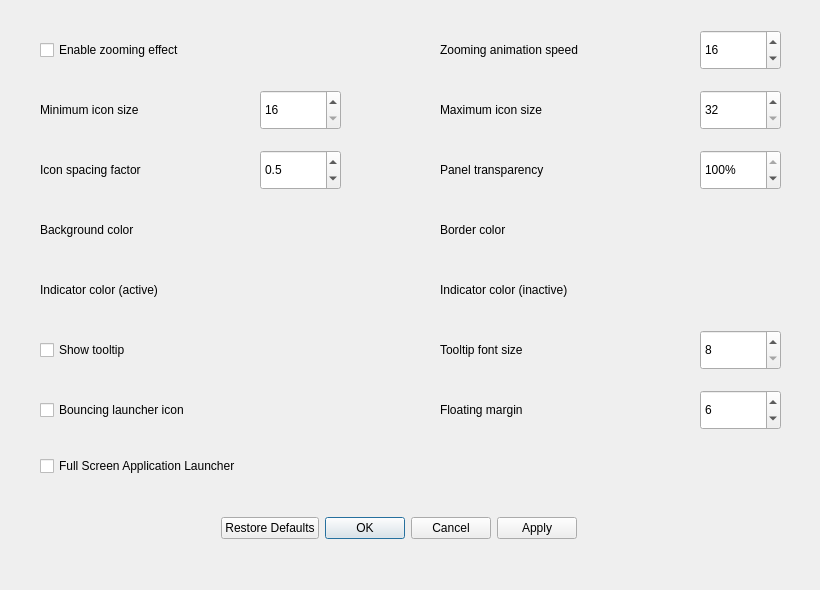
<?xml version="1.0" encoding="UTF-8"?>
<ui version="4.0">
 <class>AppearanceSettingsDialog</class>
 <widget class="QDialog" name="AppearanceSettingsDialog">
  <property name="geometry">
   <rect>
    <x>0</x>
    <y>0</y>
    <width>820</width>
    <height>590</height>
   </rect>
  </property>
  <property name="windowTitle">
   <string>Appearance Settings</string>
  </property>
  <widget class="QCheckBox" name="fullScreenApplicationLauncher">
   <property name="geometry">
    <rect>
     <x>40</x>
     <y>450</y>
     <width>360</width>
     <height>32</height>
    </rect>
   </property>
   <property name="text">
    <string>Full Screen Application Launcher</string>
   </property>
  </widget>
  <widget class="QDialogButtonBox" name="buttonBox">
   <property name="geometry">
    <rect>
     <x>34</x>
     <y>510</y>
     <width>730</width>
     <height>36</height>
    </rect>
   </property>
   <property name="orientation">
    <enum>Qt::Orientation::Horizontal</enum>
   </property>
   <property name="standardButtons">
    <set>QDialogButtonBox::StandardButton::Apply|QDialogButtonBox::StandardButton::Cancel|QDialogButtonBox::StandardButton::Ok|QDialogButtonBox::StandardButton::RestoreDefaults</set>
   </property>
   <property name="centerButtons">
    <bool>true</bool>
   </property>
  </widget>
  <widget class="QLabel" name="minSizeLabel">
   <property name="geometry">
    <rect>
     <x>40</x>
     <y>90</y>
     <width>220</width>
     <height>40</height>
    </rect>
   </property>
   <property name="text">
    <string>Minimum icon size</string>
   </property>
  </widget>
  <widget class="QSpinBox" name="minSize">
   <property name="geometry">
    <rect>
     <x>260</x>
     <y>90</y>
     <width>81</width>
     <height>40</height>
    </rect>
   </property>
   <property name="minimum">
    <number>16</number>
   </property>
   <property name="maximum">
    <number>64</number>
   </property>
   <property name="singleStep">
    <number>8</number>
   </property>
  </widget>
  <widget class="QLabel" name="maxSizeLabel">
   <property name="geometry">
    <rect>
     <x>440</x>
     <y>90</y>
     <width>220</width>
     <height>40</height>
    </rect>
   </property>
   <property name="text">
    <string>Maximum icon size</string>
   </property>
  </widget>
  <widget class="QSpinBox" name="maxSize">
   <property name="geometry">
    <rect>
     <x>700</x>
     <y>90</y>
     <width>81</width>
     <height>40</height>
    </rect>
   </property>
   <property name="minimum">
    <number>32</number>
   </property>
   <property name="maximum">
    <number>192</number>
   </property>
   <property name="singleStep">
    <number>8</number>
   </property>
  </widget>
  <widget class="QLabel" name="backgroundTransparencyLabel">
   <property name="geometry">
    <rect>
     <x>440</x>
     <y>150</y>
     <width>220</width>
     <height>40</height>
    </rect>
   </property>
   <property name="text">
    <string>Panel transparency</string>
   </property>
  </widget>
  <widget class="QLabel" name="backgroundColorLabel">
   <property name="geometry">
    <rect>
     <x>40</x>
     <y>210</y>
     <width>220</width>
     <height>40</height>
    </rect>
   </property>
   <property name="text">
    <string>Background color</string>
   </property>
  </widget>
  <widget class="QLabel" name="borderColorLabel">
   <property name="geometry">
    <rect>
     <x>440</x>
     <y>210</y>
     <width>220</width>
     <height>40</height>
    </rect>
   </property>
   <property name="text">
    <string>Border color</string>
   </property>
  </widget>
  <widget class="QLabel" name="tooltipFontSizeLabel">
   <property name="geometry">
    <rect>
     <x>440</x>
     <y>330</y>
     <width>220</width>
     <height>40</height>
    </rect>
   </property>
   <property name="text">
    <string>Tooltip font size</string>
   </property>
  </widget>
  <widget class="QSpinBox" name="tooltipFontSize">
   <property name="geometry">
    <rect>
     <x>700</x>
     <y>330</y>
     <width>81</width>
     <height>40</height>
    </rect>
   </property>
   <property name="minimum">
    <number>8</number>
   </property>
   <property name="maximum">
    <number>28</number>
   </property>
   <property name="singleStep">
    <number>2</number>
   </property>
  </widget>
  <widget class="QLabel" name="spacingFactorLabel">
   <property name="geometry">
    <rect>
     <x>40</x>
     <y>150</y>
     <width>220</width>
     <height>40</height>
    </rect>
   </property>
   <property name="text">
    <string>Icon spacing factor</string>
   </property>
  </widget>
  <widget class="QSpinBox" name="backgroundTransparency">
   <property name="geometry">
    <rect>
     <x>700</x>
     <y>150</y>
     <width>81</width>
     <height>40</height>
    </rect>
   </property>
   <property name="suffix">
    <string>%</string>
   </property>
   <property name="maximum">
    <number>100</number>
   </property>
   <property name="singleStep">
    <number>5</number>
   </property>
   <property name="value">
    <number>100</number>
   </property>
  </widget>
  <widget class="QDoubleSpinBox" name="spacingFactor">
   <property name="geometry">
    <rect>
     <x>260</x>
     <y>150</y>
     <width>81</width>
     <height>40</height>
    </rect>
   </property>
   <property name="decimals">
    <number>1</number>
   </property>
   <property name="minimum">
    <double>0.100000000000000</double>
   </property>
   <property name="maximum">
    <double>0.900000000000000</double>
   </property>
   <property name="singleStep">
    <double>0.100000000000000</double>
   </property>
   <property name="value">
    <double>0.500000000000000</double>
   </property>
  </widget>
  <widget class="QLabel" name="floatingMarginLabel">
   <property name="geometry">
    <rect>
     <x>440</x>
     <y>390</y>
     <width>200</width>
     <height>40</height>
    </rect>
   </property>
   <property name="text">
    <string>Floating margin</string>
   </property>
  </widget>
  <widget class="QSpinBox" name="floatingMargin">
   <property name="geometry">
    <rect>
     <x>700</x>
     <y>390</y>
     <width>81</width>
     <height>40</height>
    </rect>
   </property>
   <property name="minimum">
    <number>2</number>
   </property>
   <property name="maximum">
    <number>32</number>
   </property>
   <property name="singleStep">
    <number>2</number>
   </property>
   <property name="value">
    <number>6</number>
   </property>
  </widget>
  <widget class="QLabel" name="activeIndicatorLabel">
   <property name="geometry">
    <rect>
     <x>40</x>
     <y>270</y>
     <width>220</width>
     <height>40</height>
    </rect>
   </property>
   <property name="text">
    <string>Indicator color (active)</string>
   </property>
  </widget>
  <widget class="QLabel" name="inactiveIndicatorLabel">
   <property name="geometry">
    <rect>
     <x>440</x>
     <y>270</y>
     <width>220</width>
     <height>40</height>
    </rect>
   </property>
   <property name="text">
    <string>Indicator color (inactive)</string>
   </property>
  </widget>
  <widget class="QCheckBox" name="bouncingLauncherIcon">
   <property name="geometry">
    <rect>
     <x>40</x>
     <y>390</y>
     <width>300</width>
     <height>40</height>
    </rect>
   </property>
   <property name="text">
    <string>Bouncing launcher icon</string>
   </property>
  </widget>
  <widget class="QCheckBox" name="showTooltip">
   <property name="geometry">
    <rect>
     <x>40</x>
     <y>330</y>
     <width>300</width>
     <height>40</height>
    </rect>
   </property>
   <property name="text">
    <string>Show tooltip</string>
   </property>
  </widget>
  <widget class="QLabel" name="zoomingSpeedLabel">
   <property name="geometry">
    <rect>
     <x>440</x>
     <y>30</y>
     <width>250</width>
     <height>40</height>
    </rect>
   </property>
   <property name="text">
    <string>Zooming animation speed</string>
   </property>
  </widget>
  <widget class="QSpinBox" name="zoomingAnimationSpeed">
   <property name="geometry">
    <rect>
     <x>700</x>
     <y>30</y>
     <width>81</width>
     <height>40</height>
    </rect>
   </property>
   <property name="suffix">
    <string/>
   </property>
   <property name="minimum">
    <number>1</number>
   </property>
   <property name="maximum">
    <number>30</number>
   </property>
   <property name="singleStep">
    <number>1</number>
   </property>
   <property name="value">
    <number>16</number>
   </property>
  </widget>
  <widget class="QCheckBox" name="enableZooming">
   <property name="geometry">
    <rect>
     <x>40</x>
     <y>30</y>
     <width>300</width>
     <height>40</height>
    </rect>
   </property>
   <property name="text">
    <string>Enable zooming effect</string>
   </property>
   <property name="checked">
    <bool>false</bool>
   </property>
  </widget>
 </widget>
 <resources/>
 <connections>
  <connection>
   <sender>buttonBox</sender>
   <signal>accepted()</signal>
   <receiver>AppearanceSettingsDialog</receiver>
   <slot>accept()</slot>
   <hints>
    <hint type="sourcelabel">
     <x>248</x>
     <y>254</y>
    </hint>
    <hint type="destinationlabel">
     <x>157</x>
     <y>274</y>
    </hint>
   </hints>
  </connection>
  <connection>
   <sender>buttonBox</sender>
   <signal>rejected()</signal>
   <receiver>AppearanceSettingsDialog</receiver>
   <slot>reject()</slot>
   <hints>
    <hint type="sourcelabel">
     <x>316</x>
     <y>260</y>
    </hint>
    <hint type="destinationlabel">
     <x>286</x>
     <y>274</y>
    </hint>
   </hints>
  </connection>
 </connections>
</ui>
